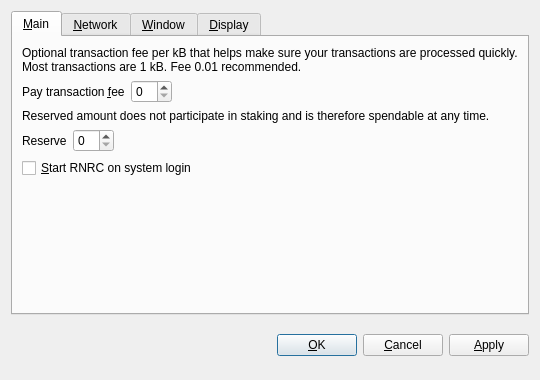
<?xml version="1.0" encoding="UTF-8"?>
<ui version="4.0">
 <class>OptionsDialog</class>
 <widget class="QDialog" name="OptionsDialog">
  <property name="geometry">
   <rect>
    <x>0</x>
    <y>0</y>
    <width>540</width>
    <height>380</height>
   </rect>
  </property>
  <property name="windowTitle">
   <string>Options</string>
  </property>
  <property name="modal">
   <bool>true</bool>
  </property>
  <layout class="QVBoxLayout" name="verticalLayout">
   <item>
    <widget class="QTabWidget" name="tabWidget">
     <property name="tabPosition">
      <enum>QTabWidget::North</enum>
     </property>
     <property name="currentIndex">
      <number>0</number>
     </property>
     <widget class="QWidget" name="tabMain">
      <attribute name="title">
       <string>&amp;Main</string>
      </attribute>
      <layout class="QVBoxLayout" name="verticalLayout_Main">
       <item>
        <widget class="QLabel" name="transactionFeeInfoLabel">
         <property name="text">
          <string>Optional transaction fee per kB that helps make sure your transactions are processed quickly. Most transactions are 1 kB. Fee 0.01 recommended.</string>
         </property>
         <property name="textFormat">
          <enum>Qt::PlainText</enum>
         </property>
         <property name="wordWrap">
          <bool>true</bool>
         </property>
        </widget>
       </item>
       <item>
        <layout class="QHBoxLayout" name="horizontalLayoutFee">
         <item>
          <widget class="QLabel" name="transactionFeeLabel">
           <property name="text">
            <string>Pay transaction &amp;fee</string>
           </property>
           <property name="textFormat">
            <enum>Qt::PlainText</enum>
           </property>
           <property name="buddy">
            <cstring>transactionFee</cstring>
           </property>
          </widget>
         </item>
         <item>
          <widget class="BitcoinAmountField" name="transactionFee"/>
         </item>
         <item>
          <spacer name="horizontalSpacerFee">
           <property name="orientation">
            <enum>Qt::Horizontal</enum>
           </property>
           <property name="sizeHint" stdset="0">
            <size>
             <width>40</width>
             <height>20</height>
            </size>
           </property>
          </spacer>
         </item>
        </layout>
       </item>
       <item>
        <widget class="QLabel" name="reserveBalanceInfoLabel">
         <property name="text">
          <string>Reserved amount does not participate in staking and is therefore spendable at any time.</string>
         </property>
         <property name="textFormat">
          <enum>Qt::PlainText</enum>
         </property>
         <property name="wordWrap">
          <bool>true</bool>
         </property>
        </widget>
       </item>
       <item>
        <layout class="QHBoxLayout" name="horizontalLayoutReserveBalance">
         <item>
          <widget class="QLabel" name="reserveBalanceLabel">
           <property name="text">
            <string>Reserve</string>
           </property>
           <property name="textFormat">
            <enum>Qt::PlainText</enum>
           </property>
           <property name="buddy">
            <cstring>reserveBalance</cstring>
           </property>
          </widget>
         </item>
         <item>
          <widget class="BitcoinAmountField" name="reserveBalance"/>
         </item>
         <item>
          <spacer name="horizontalSpacerReserveBalance">
           <property name="orientation">
            <enum>Qt::Horizontal</enum>
           </property>
           <property name="sizeHint" stdset="0">
            <size>
             <width>40</width>
             <height>20</height>
            </size>
           </property>
          </spacer>
         </item>
        </layout>
       </item>
       <item>
        <widget class="QCheckBox" name="bitcoinAtStartup">
         <property name="toolTip">
          <string>Automatically start RNRC after logging in to the system.</string>
         </property>
         <property name="text">
          <string>&amp;Start RNRC on system login</string>
         </property>
        </widget>
       </item>
       <item>
        <spacer name="verticalSpacer_Main">
         <property name="orientation">
          <enum>Qt::Vertical</enum>
         </property>
         <property name="sizeHint" stdset="0">
          <size>
           <width>20</width>
           <height>40</height>
          </size>
         </property>
        </spacer>
       </item>
      </layout>
     </widget>
     <widget class="QWidget" name="tabNetwork">
      <attribute name="title">
       <string>&amp;Network</string>
      </attribute>
      <layout class="QVBoxLayout" name="verticalLayout_Network">
       <item>
        <widget class="QCheckBox" name="mapPortUpnp">
         <property name="toolTip">
          <string>Automatically open the RNRC client port on the router. This only works when your router supports UPnP and it is enabled.</string>
         </property>
         <property name="text">
          <string>Map port using &amp;UPnP</string>
         </property>
        </widget>
       </item>
       <item>
        <widget class="QCheckBox" name="connectSocks">
         <property name="toolTip">
          <string>Connect to the RNRC network through a SOCKS proxy (e.g. when connecting through Tor).</string>
         </property>
         <property name="text">
          <string>&amp;Connect through SOCKS proxy:</string>
         </property>
        </widget>
       </item>
       <item>
        <layout class="QHBoxLayout" name="horizontalLayout_Network">
         <item>
          <widget class="QLabel" name="proxyIpLabel">
           <property name="text">
            <string>Proxy &amp;IP:</string>
           </property>
           <property name="textFormat">
            <enum>Qt::PlainText</enum>
           </property>
           <property name="buddy">
            <cstring>proxyIp</cstring>
           </property>
          </widget>
         </item>
         <item>
          <widget class="QValidatedLineEdit" name="proxyIp">
           <property name="maximumSize">
            <size>
             <width>140</width>
             <height>16777215</height>
            </size>
           </property>
           <property name="toolTip">
            <string>IP address of the proxy (e.g. 127.0.0.1)</string>
           </property>
          </widget>
         </item>
         <item>
          <widget class="QLabel" name="proxyPortLabel">
           <property name="text">
            <string>&amp;Port:</string>
           </property>
           <property name="textFormat">
            <enum>Qt::PlainText</enum>
           </property>
           <property name="buddy">
            <cstring>proxyPort</cstring>
           </property>
          </widget>
         </item>
         <item>
          <widget class="QLineEdit" name="proxyPort">
           <property name="maximumSize">
            <size>
             <width>55</width>
             <height>16777215</height>
            </size>
           </property>
           <property name="toolTip">
            <string>Port of the proxy (e.g. 9050)</string>
           </property>
          </widget>
         </item>
         <item>
          <widget class="QLabel" name="socksVersionLabel">
           <property name="text">
            <string>SOCKS &amp;Version:</string>
           </property>
           <property name="textFormat">
            <enum>Qt::PlainText</enum>
           </property>
           <property name="buddy">
            <cstring>socksVersion</cstring>
           </property>
          </widget>
         </item>
         <item>
          <widget class="QValueComboBox" name="socksVersion">
           <property name="toolTip">
            <string>SOCKS version of the proxy (e.g. 5)</string>
           </property>
          </widget>
         </item>
         <item>
          <spacer name="horizontalSpacer_Network">
           <property name="orientation">
            <enum>Qt::Horizontal</enum>
           </property>
           <property name="sizeHint" stdset="0">
            <size>
             <width>40</width>
             <height>20</height>
            </size>
           </property>
          </spacer>
         </item>
        </layout>
       </item>
       <item>
        <spacer name="verticalSpacer_Network">
         <property name="orientation">
          <enum>Qt::Vertical</enum>
         </property>
         <property name="sizeHint" stdset="0">
          <size>
           <width>20</width>
           <height>40</height>
          </size>
         </property>
        </spacer>
       </item>
      </layout>
     </widget>
     <widget class="QWidget" name="tabWindow">
      <attribute name="title">
       <string>&amp;Window</string>
      </attribute>
      <layout class="QVBoxLayout" name="verticalLayout_Window">
       <item>
        <widget class="QCheckBox" name="minimizeToTray">
         <property name="toolTip">
          <string>Show only a tray icon after minimizing the window.</string>
         </property>
         <property name="text">
          <string>&amp;Minimize to the tray instead of the taskbar</string>
         </property>
        </widget>
       </item>
       <item>
        <widget class="QCheckBox" name="minimizeOnClose">
         <property name="toolTip">
          <string>Minimize instead of exit the application when the window is closed. When this option is enabled, the application will be closed only after selecting Quit in the menu.</string>
         </property>
         <property name="text">
          <string>M&amp;inimize on close</string>
         </property>
        </widget>
       </item>
       <item>
        <spacer name="verticalSpacer_Window">
         <property name="orientation">
          <enum>Qt::Vertical</enum>
         </property>
         <property name="sizeHint" stdset="0">
          <size>
           <width>20</width>
           <height>40</height>
          </size>
         </property>
        </spacer>
       </item>
      </layout>
     </widget>
     <widget class="QWidget" name="tabDisplay">
      <attribute name="title">
       <string>&amp;Display</string>
      </attribute>
      <layout class="QVBoxLayout" name="verticalLayout_Display">
       <item>
        <layout class="QHBoxLayout" name="horizontalLayout_1_Display">
         <item>
          <widget class="QLabel" name="langLabel">
           <property name="text">
            <string>User Interface &amp;language:</string>
           </property>
           <property name="textFormat">
            <enum>Qt::PlainText</enum>
           </property>
           <property name="buddy">
            <cstring>lang</cstring>
           </property>
          </widget>
         </item>
         <item>
          <widget class="QValueComboBox" name="lang">
           <property name="toolTip">
            <string>The user interface language can be set here. This setting will take effect after restarting RNRC.</string>
           </property>
          </widget>
         </item>
        </layout>
       </item>
       <item>
        <layout class="QHBoxLayout" name="horizontalLayout_2_Display">
         <item>
          <widget class="QLabel" name="unitLabel">
           <property name="text">
            <string>&amp;Unit to show amounts in:</string>
           </property>
           <property name="textFormat">
            <enum>Qt::PlainText</enum>
           </property>
           <property name="buddy">
            <cstring>unit</cstring>
           </property>
          </widget>
         </item>
         <item>
          <widget class="QValueComboBox" name="unit">
           <property name="toolTip">
            <string>Choose the default subdivision unit to show in the interface and when sending coins.</string>
           </property>
          </widget>
         </item>
        </layout>
       </item>
       <item>
        <widget class="QCheckBox" name="displayAddresses">
         <property name="toolTip">
          <string>Whether to show RNRC addresses in the transaction list or not.</string>
         </property>
         <property name="text">
          <string>&amp;Display addresses in transaction list</string>
         </property>
        </widget>
       </item>
       <item>
        <widget class="QCheckBox" name="coinControlFeatures">
         <property name="toolTip">
          <string>Whether to show coin control features or not.</string>
         </property>
         <property name="text">
          <string>Display coin &amp;control features (experts only!)</string>
         </property>
        </widget>
       </item>
       <item>
        <spacer name="verticalSpacer_Display">
         <property name="orientation">
          <enum>Qt::Vertical</enum>
         </property>
         <property name="sizeHint" stdset="0">
          <size>
           <width>20</width>
           <height>40</height>
          </size>
         </property>
        </spacer>
       </item>
      </layout>
     </widget>
    </widget>
   </item>
   <item>
    <layout class="QHBoxLayout" name="horizontalLayout_Buttons">
     <item>
      <spacer name="horizontalSpacer_1">
       <property name="orientation">
        <enum>Qt::Horizontal</enum>
       </property>
       <property name="sizeHint" stdset="0">
        <size>
         <width>40</width>
         <height>48</height>
        </size>
       </property>
      </spacer>
     </item>
     <item>
      <widget class="QLabel" name="statusLabel">
       <property name="font">
        <font>
         <weight>75</weight>
         <bold>true</bold>
        </font>
       </property>
       <property name="text">
        <string/>
       </property>
       <property name="textFormat">
        <enum>Qt::PlainText</enum>
       </property>
       <property name="wordWrap">
        <bool>true</bool>
       </property>
      </widget>
     </item>
     <item>
      <spacer name="horizontalSpacer_2">
       <property name="orientation">
        <enum>Qt::Horizontal</enum>
       </property>
       <property name="sizeHint" stdset="0">
        <size>
         <width>40</width>
         <height>48</height>
        </size>
       </property>
      </spacer>
     </item>
     <item>
      <widget class="QPushButton" name="okButton">
       <property name="text">
        <string>&amp;OK</string>
       </property>
      </widget>
     </item>
     <item>
      <widget class="QPushButton" name="cancelButton">
       <property name="text">
        <string>&amp;Cancel</string>
       </property>
       <property name="autoDefault">
        <bool>false</bool>
       </property>
      </widget>
     </item>
     <item>
      <widget class="QPushButton" name="applyButton">
       <property name="text">
        <string>&amp;Apply</string>
       </property>
       <property name="autoDefault">
        <bool>false</bool>
       </property>
      </widget>
     </item>
    </layout>
   </item>
  </layout>
 </widget>
 <customwidgets>
  <customwidget>
   <class>BitcoinAmountField</class>
   <extends>QSpinBox</extends>
   <header>bitcoinamountfield.h</header>
  </customwidget>
  <customwidget>
   <class>QValueComboBox</class>
   <extends>QComboBox</extends>
   <header>qvaluecombobox.h</header>
  </customwidget>
  <customwidget>
   <class>QValidatedLineEdit</class>
   <extends>QLineEdit</extends>
   <header>qvalidatedlineedit.h</header>
  </customwidget>
 </customwidgets>
 <resources/>
 <connections/>
</ui>
